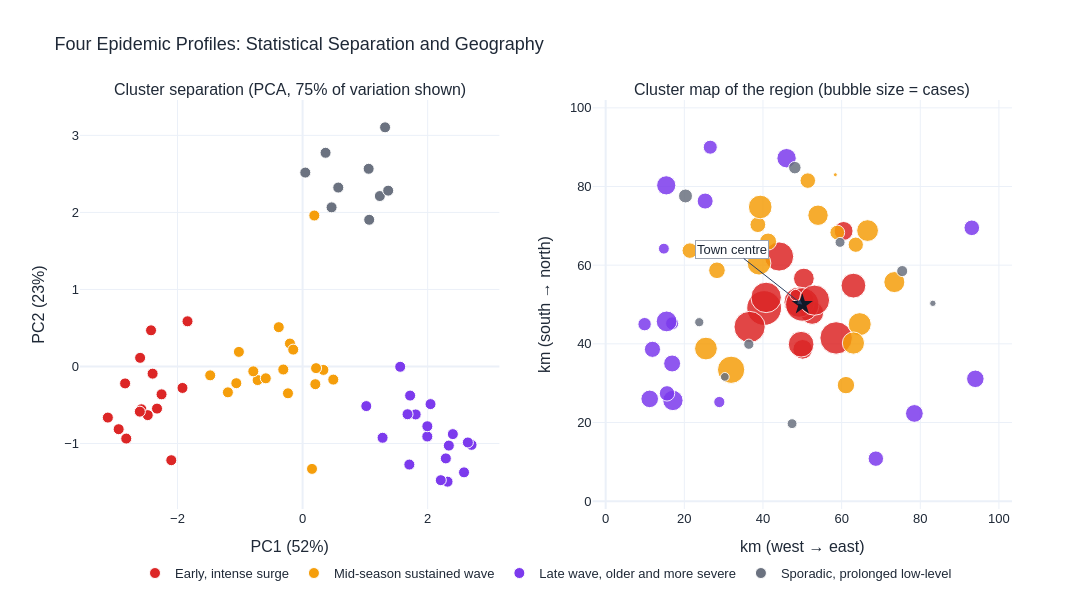

This figure's notebook cell:
### Markdown cell above
## Step 7 — PCA View and Cluster Map

Principal component analysis (PCA) compresses the six standardised features into two axes that capture as much variation as possible, so that cluster separation can be inspected visually. The loadings show which features drive each axis. The cluster map places each area at its location in the region, to test whether epidemic profiles form geographic zones — a pattern the clustering was never told about.

### Code cell
# Lesson 18 — Step 7: PCA view and a cluster map of the region
from sklearn.decomposition import PCA

# --- PCA: compress six features into two axes for plotting ---
pca = PCA(n_components=2, random_state=42)
pcs = pca.fit_transform(X_scaled)
features["PC1"], features["PC2"] = pcs[:, 0], pcs[:, 1]
var = pca.explained_variance_ratio_ * 100
print(f"PC1 explains {var[0]:.1f}% and PC2 {var[1]:.1f}% of the variation (together {var.sum():.1f}%).")

loadings = pd.DataFrame(pca.components_.T, index=[labels[c] for c in feature_cols],
                        columns=["PC1", "PC2"]).round(2)
print("\nWHAT EACH AXIS MEANS (loadings: how strongly each feature drives the axis):")
display(loadings)

# --- Distance from the regional town centre (50, 50 km) ---
features["km_from_centre"] = np.hypot(features["x_km"] - 50, features["y_km"] - 50).round(1)
print("\nGEOGRAPHY OF EACH CLUSTER (km from the regional town centre):")
display(features.groupby("cluster")["km_from_centre"].describe()[["min", "50%", "max"]]
        .round(1).loc[cluster_order].rename(columns={"50%": "median"}))

# --- Interactive figure: PCA scatter and cluster map side by side ---
fig = make_subplots(rows=1, cols=2, horizontal_spacing=0.10,
                    subplot_titles=(f"Cluster separation (PCA, {var.sum():.0f}% of variation shown)",
                                    "Cluster map of the region (bubble size = cases)"))
hover = ("<b>%{customdata[0]}</b> — %{customdata[1]}<br>Cases: %{customdata[2]}"
         "<br>Attack rate: %{customdata[3]:.0f} per 100k<br>Median onset day: %{customdata[4]:.0f}"
         "<br>Median age: %{customdata[5]:.0f}<br>Hospitalised: %{customdata[6]:.1f}%<extra></extra>")
cols = ["area", "cluster", "cases", "attack_rate", "median_onset_day", "median_age", "pct_hospitalised"]
for name in cluster_order:
    d = features[features["cluster"] == name]
    fig.add_trace(go.Scatter(x=d["PC1"], y=d["PC2"], mode="markers", name=name, legendgroup=name,
                             marker=dict(color=CLUSTER_COLORS[name], size=11, line=dict(color="white", width=1)),
                             customdata=d[cols], hovertemplate=hover), row=1, col=1)
    fig.add_trace(go.Scatter(x=d["x_km"], y=d["y_km"], mode="markers", name=name, legendgroup=name,
                             showlegend=False,
                             marker=dict(color=CLUSTER_COLORS[name], size=np.sqrt(d["cases"]) * 1.6,
                                         opacity=0.85, line=dict(color="white", width=1)),
                             customdata=d[cols], hovertemplate=hover), row=1, col=2)
fig.add_trace(go.Scatter(x=[50], y=[50], mode="markers", showlegend=False, hoverinfo="skip",
                         marker=dict(symbol="star", size=16, color="#111827")), row=1, col=2)
fig.add_annotation(x=50, y=50, text="Town centre", showarrow=True, arrowhead=2, ax=-70, ay=-55,
                   bgcolor="white", bordercolor="#9CA3AF", row=1, col=2)
fig.update_xaxes(title_text=f"PC1 ({var[0]:.0f}%)", row=1, col=1)
fig.update_yaxes(title_text=f"PC2 ({var[1]:.0f}%)", row=1, col=1)
fig.update_xaxes(title_text="km (west → east)", range=[-2, 102], row=1, col=2)
fig.update_yaxes(title_text="km (south → north)", range=[-2, 102], scaleanchor="x2", row=1, col=2)
fig.update_layout(**HOUSE, title="Four Epidemic Profiles: Statistical Separation and Geography",
                  height=600, width=1250,
                  legend=dict(orientation="h", yanchor="top", y=-0.12, xanchor="center", x=0.5))
fig.show()
fig_map = fig

### Figure 1 — Plotly figure (JSON) as saved in the notebook; plotly's stock layout.template omitted (floating-point values rounded to 4 significant figures)
{"data": [{"customdata": [["HA-06", "Early, intense surge", 209, 422.5, 64.0, 28.0, 13.9], ["HA-07", "Early, intense surge", 140, 208.5, 60.0, 28.0, 12.9], ["HA-15", "Early, intense surge", 152, 356.0, 59.0, 24.5, 12.5], ["HA-17", "Early, intense surge", 258, 221.4, 39.0, 29.0, 18.6], ["HA-19", "Early, intense surge", 473, 436.7, 62.0, 27.0, 14.2], ["HA-20", "Early, intense surge", 240, 232.5, 36.0, 28.0, 13.3], ["HA-35", "Early, intense surge", 412, 444.6, 60.0, 28.0, 17.0], ["HA-36", "Early, intense surge", 381, 350.1, 46.0, 28.0, 15.5], ["HA-41", "Early, intense surge", 168, 295.1, 40.0, 27.0, 14.9], ["HA-43", "Early, intense surge", 359, 369.3, 69.0, 28.0, 13.4], ["HA-50", "Early, intense surge", 436, 413.7, 53.0, 26.0, 12.8], ["HA-51", "Early, intense surge", 363, 324.8, 38.0, 27.0, 14.3], ["HA-54", "Early, intense surge", 333, 289.5, 57.0, 27.0, 12.9], ["HA-55", "Early, intense surge", 51, 302.8, 44.0, 27.0, 19.6], ["HA-57", "Early, intense surge", 357, 403.3, 41.0, 27.0, 16.8]], "hovertemplate": "<b>%{customdata[0]}</b> — %{customdata[1]}<br>Cases: %{customdata[2]}<br>Attack rate: %{customdata[3]:.0f} per 100k<br>Median onset day: %{customdata[4]:.0f}<br>Median age: %{customdata[5]:.0f}<br>Hospitalised: %{customdata[6]:.1f}%<extra></extra>", "legendgroup": "Early, intense surge", "marker": {"color": "#DC2626", "line": {"color": "white", "width": 1}, "size": 11}, "mode": "markers", "name": "Early, intense surge", "type": "scatter", "x": [-2.578, -1.841, -2.476, -1.921, -2.82, -2.424, -2.1, -2.603, -2.598, -2.328, -3.114, -2.838, -2.399, -2.256, -2.941], "xaxis": "x", "y": [-0.5552, 0.5866, -0.6314, -0.2783, -0.9358, 0.4696, -1.216, -0.5862, 0.1124, -0.5465, -0.663, -0.2196, -0.09287, -0.3614, -0.8138], "yaxis": "y"}, {"customdata": [["HA-06", "Early, intense surge", 209, 422.5, 64.0, 28.0, 13.9], ["HA-07", "Early, intense surge", 140, 208.5, 60.0, 28.0, 12.9], ["HA-15", "Early, intense surge", 152, 356.0, 59.0, 24.5, 12.5], ["HA-17", "Early, intense surge", 258, 221.4, 39.0, 29.0, 18.6], ["HA-19", "Early, intense surge", 473, 436.7, 62.0, 27.0, 14.2], ["HA-20", "Early, intense surge", 240, 232.5, 36.0, 28.0, 13.3], ["HA-35", "Early, intense surge", 412, 444.6, 60.0, 28.0, 17.0], ["HA-36", "Early, intense surge", 381, 350.1, 46.0, 28.0, 15.5], ["HA-41", "Early, intense surge", 168, 295.1, 40.0, 27.0, 14.9], ["HA-43", "Early, intense surge", 359, 369.3, 69.0, 28.0, 13.4], ["HA-50", "Early, intense surge", 436, 413.7, 53.0, 26.0, 12.8], ["HA-51", "Early, intense surge", 363, 324.8, 38.0, 27.0, 14.3], ["HA-54", "Early, intense surge", 333, 289.5, 57.0, 27.0, 12.9], ["HA-55", "Early, intense surge", 51, 302.8, 44.0, 27.0, 19.6], ["HA-57", "Early, intense surge", 357, 403.3, 41.0, 27.0, 16.8]], "hovertemplate": "<b>%{customdata[0]}</b> — %{customdata[1]}<br>Cases: %{customdata[2]}<br>Attack rate: %{customdata[3]:.0f} per 100k<br>Median onset day: %{customdata[4]:.0f}<br>Median age: %{customdata[5]:.0f}<br>Hospitalised: %{customdata[6]:.1f}%<extra></extra>", "legendgroup": "Early, intense surge", "marker": {"color": "#DC2626", "line": {"color": "white", "width": 1}, "opacity": 0.85, "size": [23.13, 18.93, 19.73, 25.7, 34.8, 24.79, 32.48, 31.23, 20.74, 30.32, 33.41, 30.48, 29.2, 11.43, 30.23]}, "mode": "markers", "name": "Early, intense surge", "showlegend": false, "type": "scatter", "x": [52.5, 60.5, 50.1, 49.7, 40.3, 63.0, 58.6, 36.6, 50.4, 49.2, 50.0, 40.8, 44.1, 48.3, 53.1], "xaxis": "x2", "y": [47.9, 68.7, 38.6, 39.9, 49.1, 54.8, 41.5, 44.3, 56.6, 50.6, 50.0, 51.8, 62.2, 52.4, 51.1], "yaxis": "y2"}, {"customdata": [["HA-05", "Mid-season sustained wave", 220, 197.8, 83.0, 30.0, 17.7], ["HA-09", "Mid-season sustained wave", 94, 128.4, 90.0, 29.0, 21.3], ["HA-10", "Mid-season sustained wave", 118, 104.3, 73.0, 29.0, 18.6], ["HA-14", "Mid-season sustained wave", 114, 108.1, 71.5, 31.0, 16.7], ["HA-16", "Mid-season sustained wave", 163, 208.3, 63.0, 29.0, 20.2], ["HA-18", "Mid-season sustained wave", 207, 292.8, 99.0, 30.0, 26.1], ["HA-22", "Mid-season sustained wave", 91, 276.9, 88.0, 30.0, 15.4], ["HA-23", "Mid-season sustained wave", 97, 171.7, 97.0, 33.0, 16.5], ["HA-24", "Mid-season sustained wave", 218, 202.8, 95.0, 30.0, 16.1], ["HA-31", "Mid-season sustained wave", 291, 248.8, 81.0, 27.0, 16.5], ["HA-32", "Mid-season sustained wave", 202, 211.4, 70.0, 31.0, 17.3], ["HA-33", "Mid-season sustained wave", 185, 207.9, 81.0, 32.0, 17.3], ["HA-38", "Mid-season sustained wave", 173, 277.1, 60.0, 29.0, 19.7], ["HA-40", "Mid-season sustained wave", 6, 18.7, 87.0, 28.5, 0.0], ["HA-42", "Mid-season sustained wave", 108, 170.4, 98.0, 31.0, 17.6], ["HA-44", "Mid-season sustained wave", 85, 161.2, 87.0, 33.0, 21.2], ["HA-49", "Mid-season sustained wave", 94, 141.7, 80.0, 28.0, 22.3], ["HA-53", "Mid-season sustained wave", 192, 235.3, 90.0, 29.0, 19.3]], "hovertemplate": "<b>%{customdata[0]}</b> — %{customdata[1]}<br>Cases: %{customdata[2]}<br>Attack rate: %{customdata[3]:.0f} per 100k<br>Median onset day: %{customdata[4]:.0f}<br>Median age: %{customdata[5]:.0f}<br>Hospitalised: %{customdata[6]:.1f}%<extra></extra>", "legendgroup": "Mid-season sustained wave", "marker": {"color": "#F59E0B", "line": {"color": "white", "width": 1}, "size": 11}, "mode": "markers", "name": "Mid-season sustained wave", "type": "scatter", "x": [-0.3088, 0.2036, -0.2023, -0.381, -0.7196, 0.1505, -1.195, 0.3327, -0.1498, -1.478, -1.019, -0.2338, -1.06, 0.1874, 0.2153, 0.4908, -0.5887, -0.7884], "xaxis": "x", "y": [-0.03901, -0.2297, 0.2978, 0.5104, -0.1762, -1.329, -0.3354, -0.0444, 0.219, -0.1149, 0.1897, -0.3479, -0.2168, 1.96, -0.02119, -0.1704, -0.1532, -0.06294], "yaxis": "y"}, {"customdata": [["HA-05", "Mid-season sustained wave", 220, 197.8, 83.0, 30.0, 17.7], ["HA-09", "Mid-season sustained wave", 94, 128.4, 90.0, 29.0, 21.3], ["HA-10", "Mid-season sustained wave", 118, 104.3, 73.0, 29.0, 18.6], ["HA-14", "Mid-season sustained wave", 114, 108.1, 71.5, 31.0, 16.7], ["HA-16", "Mid-season sustained wave", 163, 208.3, 63.0, 29.0, 20.2], ["HA-18", "Mid-season sustained wave", 207, 292.8, 99.0, 30.0, 26.1], ["HA-22", "Mid-season sustained wave", 91, 276.9, 88.0, 30.0, 15.4], ["HA-23", "Mid-season sustained wave", 97, 171.7, 97.0, 33.0, 16.5], ["HA-24", "Mid-season sustained wave", 218, 202.8, 95.0, 30.0, 16.1], ["HA-31", "Mid-season sustained wave", 291, 248.8, 81.0, 27.0, 16.5], ["HA-32", "Mid-season sustained wave", 202, 211.4, 70.0, 31.0, 17.3], ["HA-33", "Mid-season sustained wave", 185, 207.9, 81.0, 32.0, 17.3], ["HA-38", "Mid-season sustained wave", 173, 277.1, 60.0, 29.0, 19.7], ["HA-40", "Mid-season sustained wave", 6, 18.7, 87.0, 28.5, 0.0], ["HA-42", "Mid-season sustained wave", 108, 170.4, 98.0, 31.0, 17.6], ["HA-44", "Mid-season sustained wave", 85, 161.2, 87.0, 33.0, 21.2], ["HA-49", "Mid-season sustained wave", 94, 141.7, 80.0, 28.0, 22.3], ["HA-53", "Mid-season sustained wave", 192, 235.3, 90.0, 29.0, 19.3]], "hovertemplate": "<b>%{customdata[0]}</b> — %{customdata[1]}<br>Cases: %{customdata[2]}<br>Attack rate: %{customdata[3]:.0f} per 100k<br>Median onset day: %{customdata[4]:.0f}<br>Median age: %{customdata[5]:.0f}<br>Hospitalised: %{customdata[6]:.1f}%<extra></extra>", "legendgroup": "Mid-season sustained wave", "marker": {"color": "#F59E0B", "line": {"color": "white", "width": 1}, "opacity": 0.85, "size": [23.73, 15.51, 17.38, 17.08, 20.43, 23.02, 15.26, 15.76, 23.62, 27.29, 22.74, 21.76, 21.04, 3.919, 16.63, 14.75, 15.51, 22.17]}, "mode": "markers", "name": "Mid-season sustained wave", "showlegend": false, "type": "scatter", "x": [39.0, 51.4, 61.1, 41.3, 54.0, 64.6, 63.6, 38.7, 39.3, 31.9, 25.5, 66.6, 73.4, 58.4, 28.3, 58.9, 21.4, 63.0], "xaxis": "x2", "y": [60.5, 81.5, 29.5, 66.0, 72.7, 45.0, 65.2, 70.3, 74.8, 33.4, 38.8, 68.8, 55.7, 83.0, 58.7, 68.3, 63.7, 40.2], "yaxis": "y2"}, {"customdata": [["HA-01", "Late wave, older and more severe", 120, 146.2, 129.5, 41.0, 22.5], ["HA-03", "Late wave, older and more severe", 112, 112.3, 94.0, 39.0, 17.9], ["HA-04", "Late wave, older and more severe", 123, 113.2, 130.0, 37.0, 22.0], ["HA-08", "Late wave, older and more severe", 67, 152.4, 105.0, 36.0, 31.3], ["HA-12", "Late wave, older and more severe", 100, 196.6, 122.5, 35.0, 28.0], ["HA-13", "Late wave, older and more severe", 147, 144.2, 108.0, 35.0, 23.1], ["HA-25", "Late wave, older and more severe", 144, 149.0, 112.5, 36.0, 16.0], ["HA-27", "Late wave, older and more severe", 162, 156.4, 111.0, 37.0, 22.8], ["HA-28", "Late wave, older and more severe", 102, 91.9, 96.0, 41.0, 24.5], ["HA-29", "Late wave, older and more severe", 46, 129.6, 123.0, 41.0, 21.7], ["HA-37", "Late wave, older and more severe", 93, 150.1, 113.0, 35.0, 29.0], ["HA-45", "Late wave, older and more severe", 70, 92.3, 112.0, 35.0, 31.4], ["HA-47", "Late wave, older and more severe", 93, 102.6, 112.0, 39.0, 25.8], ["HA-48", "Late wave, older and more severe", 169, 184.8, 109.0, 37.0, 21.9], ["HA-56", "Late wave, older and more severe", 95, 139.7, 97.0, 37.0, 30.5], ["HA-58", "Late wave, older and more severe", 121, 135.8, 123.0, 38.0, 22.3], ["HA-59", "Late wave, older and more severe", 77, 133.4, 105.0, 35.0, 19.5], ["HA-60", "Late wave, older and more severe", 49, 98.1, 110.0, 37.0, 22.4]], "hovertemplate": "<b>%{customdata[0]}</b> — %{customdata[1]}<br>Cases: %{customdata[2]}<br>Attack rate: %{customdata[3]:.0f} per 100k<br>Median onset day: %{customdata[4]:.0f}<br>Median age: %{customdata[5]:.0f}<br>Hospitalised: %{customdata[6]:.1f}%<extra></extra>", "legendgroup": "Late wave, older and more severe", "marker": {"color": "#7C3AED", "line": {"color": "white", "width": 1}, "size": 11}, "mode": "markers", "name": "Late wave, older and more severe", "type": "scatter", "x": [2.339, 1.72, 2.046, 2.318, 1.707, 1.808, 1.561, 1.994, 1.995, 2.702, 2.21, 2.582, 2.643, 1.279, 2.29, 2.403, 1.018, 1.678], "xaxis": "x", "y": [-1.027, -0.3775, -0.4884, -1.495, -1.273, -0.6223, -0.003658, -0.9086, -0.7756, -1.017, -1.476, -1.374, -0.9861, -0.9251, -1.193, -0.8778, -0.514, -0.6198], "yaxis": "y"}, {"customdata": [["HA-01", "Late wave, older and more severe", 120, 146.2, 129.5, 41.0, 22.5], ["HA-03", "Late wave, older and more severe", 112, 112.3, 94.0, 39.0, 17.9], ["HA-04", "Late wave, older and more severe", 123, 113.2, 130.0, 37.0, 22.0], ["HA-08", "Late wave, older and more severe", 67, 152.4, 105.0, 36.0, 31.3], ["HA-12", "Late wave, older and more severe", 100, 196.6, 122.5, 35.0, 28.0], ["HA-13", "Late wave, older and more severe", 147, 144.2, 108.0, 35.0, 23.1], ["HA-25", "Late wave, older and more severe", 144, 149.0, 112.5, 36.0, 16.0], ["HA-27", "Late wave, older and more severe", 162, 156.4, 111.0, 37.0, 22.8], ["HA-28", "Late wave, older and more severe", 102, 91.9, 96.0, 41.0, 24.5], ["HA-29", "Late wave, older and more severe", 46, 129.6, 123.0, 41.0, 21.7], ["HA-37", "Late wave, older and more severe", 93, 150.1, 113.0, 35.0, 29.0], ["HA-45", "Late wave, older and more severe", 70, 92.3, 112.0, 35.0, 31.4], ["HA-47", "Late wave, older and more severe", 93, 102.6, 112.0, 39.0, 25.8], ["HA-48", "Late wave, older and more severe", 169, 184.8, 109.0, 37.0, 21.9], ["HA-56", "Late wave, older and more severe", 95, 139.7, 97.0, 37.0, 30.5], ["HA-58", "Late wave, older and more severe", 121, 135.8, 123.0, 38.0, 22.3], ["HA-59", "Late wave, older and more severe", 77, 133.4, 105.0, 35.0, 19.5], ["HA-60", "Late wave, older and more severe", 49, 98.1, 110.0, 37.0, 22.4]], "hovertemplate": "<b>%{customdata[0]}</b> — %{customdata[1]}<br>Cases: %{customdata[2]}<br>Attack rate: %{customdata[3]:.0f} per 100k<br>Median onset day: %{customdata[4]:.0f}<br>Median age: %{customdata[5]:.0f}<br>Hospitalised: %{customdata[6]:.1f}%<extra></extra>", "legendgroup": "Late wave, older and more severe", "marker": {"color": "#7C3AED", "line": {"color": "white", "width": 1}, "opacity": 0.85, "size": [17.53, 16.93, 17.74, 13.1, 16.0, 19.4, 19.2, 20.36, 16.16, 10.85, 15.43, 13.39, 15.43, 20.8, 15.59, 17.6, 14.04, 11.2]}, "mode": "markers", "name": "Late wave, older and more severe", "showlegend": false, "type": "scatter", "x": [94.0, 16.9, 78.5, 16.9, 25.3, 46.0, 15.4, 17.1, 11.9, 14.8, 15.6, 9.9, 68.7, 15.5, 93.1, 11.2, 26.6, 28.9], "xaxis": "x2", "y": [31.1, 35.0, 22.3, 45.2, 76.3, 87.2, 80.3, 25.6, 38.6, 64.2, 27.4, 45.0, 10.8, 45.7, 69.5, 26.0, 90.0, 25.2], "yaxis": "y2"}, {"customdata": [["HA-02", "Sporadic, prolonged low-level", 61, 53.7, 71.0, 32.0, 14.8], ["HA-11", "Sporadic, prolonged low-level", 39, 42.3, 90.0, 34.0, 15.4], ["HA-21", "Sporadic, prolonged low-level", 30, 46.4, 89.5, 42.0, 20.0], ["HA-26", "Sporadic, prolonged low-level", 76, 71.1, 76.0, 31.0, 18.4], ["HA-30", "Sporadic, prolonged low-level", 41, 74.7, 68.0, 32.0, 19.5], ["HA-34", "Sporadic, prolonged low-level", 33, 65.0, 91.0, 32.0, 27.3], ["HA-39", "Sporadic, prolonged low-level", 48, 63.0, 79.0, 34.5, 16.7], ["HA-46", "Sporadic, prolonged low-level", 38, 48.5, 89.0, 28.5, 18.4], ["HA-52", "Sporadic, prolonged low-level", 16, 15.1, 70.0, 36.0, 12.5]], "hovertemplate": "<b>%{customdata[0]}</b> — %{customdata[1]}<br>Cases: %{customdata[2]}<br>Attack rate: %{customdata[3]:.0f} per 100k<br>Median onset day: %{customdata[4]:.0f}<br>Median age: %{customdata[5]:.0f}<br>Hospitalised: %{customdata[6]:.1f}%<extra></extra>", "legendgroup": "Sporadic, prolonged low-level", "marker": {"color": "#6B7280", "line": {"color": "white", "width": 1}, "size": 11}, "mode": "markers", "name": "Sporadic, prolonged low-level", "type": "scatter", "x": [0.3672, 1.056, 1.235, 0.4636, 0.04301, 1.065, 1.369, 0.5705, 1.319], "xaxis": "x", "y": [2.774, 2.566, 2.213, 2.066, 2.517, 1.904, 2.282, 2.323, 3.104], "yaxis": "y"}, {"customdata": [["HA-02", "Sporadic, prolonged low-level", 61, 53.7, 71.0, 32.0, 14.8], ["HA-11", "Sporadic, prolonged low-level", 39, 42.3, 90.0, 34.0, 15.4], ["HA-21", "Sporadic, prolonged low-level", 30, 46.4, 89.5, 42.0, 20.0], ["HA-26", "Sporadic, prolonged low-level", 76, 71.1, 76.0, 31.0, 18.4], ["HA-30", "Sporadic, prolonged low-level", 41, 74.7, 68.0, 32.0, 19.5], ["HA-34", "Sporadic, prolonged low-level", 33, 65.0, 91.0, 32.0, 27.3], ["HA-39", "Sporadic, prolonged low-level", 48, 63.0, 79.0, 34.5, 16.7], ["HA-46", "Sporadic, prolonged low-level", 38, 48.5, 89.0, 28.5, 18.4], ["HA-52", "Sporadic, prolonged low-level", 16, 15.1, 70.0, 36.0, 12.5]], "hovertemplate": "<b>%{customdata[0]}</b> — %{customdata[1]}<br>Cases: %{customdata[2]}<br>Attack rate: %{customdata[3]:.0f} per 100k<br>Median onset day: %{customdata[4]:.0f}<br>Median age: %{customdata[5]:.0f}<br>Hospitalised: %{customdata[6]:.1f}%<extra></extra>", "legendgroup": "Sporadic, prolonged low-level", "marker": {"color": "#6B7280", "line": {"color": "white", "width": 1}, "opacity": 0.85, "size": [12.5, 9.992, 8.764, 13.95, 10.24, 9.191, 11.09, 9.863, 6.4]}, "mode": "markers", "name": "Sporadic, prolonged low-level", "showlegend": false, "type": "scatter", "x": [48.1, 59.6, 30.3, 20.3, 36.4, 23.8, 75.4, 47.4, 83.2], "xaxis": "x2", "y": [84.8, 65.8, 31.6, 77.6, 39.9, 45.5, 58.5, 19.7, 50.3], "yaxis": "y2"}, {"hoverinfo": "skip", "marker": {"color": "#111827", "size": 16, "symbol": "star"}, "mode": "markers", "showlegend": false, "type": "scatter", "x": [50], "xaxis": "x2", "y": [50], "yaxis": "y2"}], "layout": {"annotations": [{"font": {"size": 16}, "showarrow": false, "text": "Cluster separation (PCA, 75% of variation shown)", "x": 0.225, "xanchor": "center", "xref": "paper", "y": 1.0, "yanchor": "bottom", "yref": "paper"}, {"font": {"size": 16}, "showarrow": false, "text": "Cluster map of the region (bubble size = cases)", "x": 0.775, "xanchor": "center", "xref": "paper", "y": 1.0, "yanchor": "bottom", "yref": "paper"}, {"arrowhead": 2, "ax": -70, "ay": -55, "bgcolor": "white", "bordercolor": "#9CA3AF", "showarrow": true, "text": "Town centre", "x": 50, "xref": "x2", "y": 50, "yref": "y2"}], "font": {"color": "#1F2937", "family": "Arial", "size": 13}, "height": 600, "hoverlabel": {"bgcolor": "white", "bordercolor": "#9CA3AF", "font": {"color": "#111827", "size": 12}}, "legend": {"orientation": "h", "x": 0.5, "xanchor": "center", "y": -0.12, "yanchor": "top"}, "title": {"text": "Four Epidemic Profiles: Statistical Separation and Geography"}, "width": 1250, "xaxis": {"anchor": "y", "domain": [0.0, 0.45], "title": {"text": "PC1 (52%)"}}, "xaxis2": {"anchor": "y2", "domain": [0.55, 1.0], "range": [-2, 102], "title": {"text": "km (west → east)"}}, "yaxis": {"anchor": "x", "domain": [0.0, 1.0], "title": {"text": "PC2 (23%)"}}, "yaxis2": {"anchor": "x2", "domain": [0.0, 1.0], "range": [-2, 102], "scaleanchor": "x2", "title": {"text": "km (south → north)"}}}}
